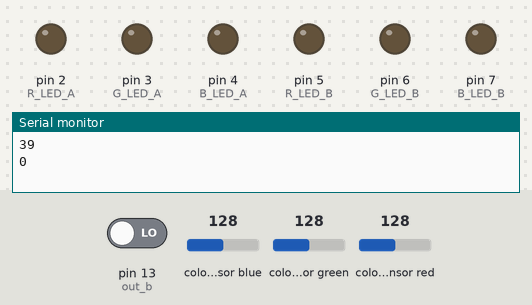
The sketch below on a simulated Arduino Uno, built with avr-gcc and run on an emulated ATmega328P. Parts: output pins drawn as LEDs (lit = HIGH), the last lines printed to the serial monitor. Wiring (inferred from the names in the program): TCS3200 colour sensor: output pin 12; S2 pin 10; S3 pin 11; S0 pin 8; S1 pin 9. The test bench sets the inputs (shaded band); at power-on: colour sensor blue 128, colour sensor green 128, pin 13 (out_b) LOW, colour sensor red 128. Pins used as bus, display or sensor lines are not drawn.

Above: at 1.2 s.
1.3 s: colour sensor blue set to 125
At 3.7 s:
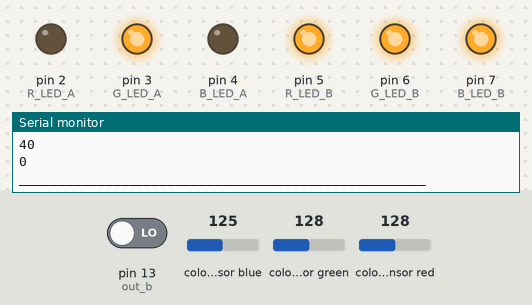
4.3 s: colour sensor blue set to 191
At 7.0 s:
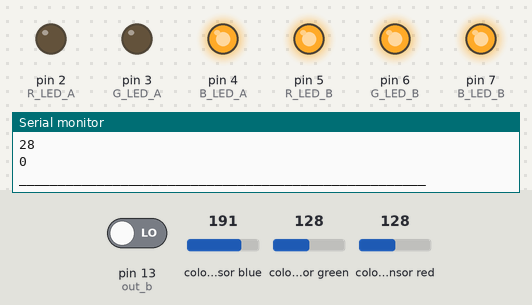
7.3 s: colour sensor blue set to 136
10.3 s: colour sensor blue set to 128
At 12.6 s:
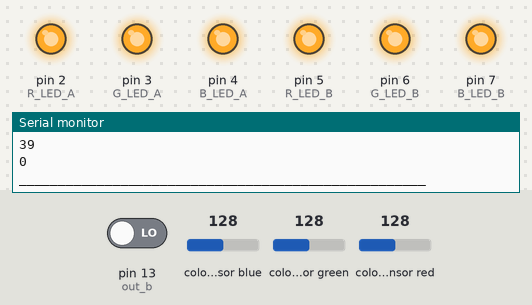
13.3 s: colour sensor blue set to 5
At 15.9 s:
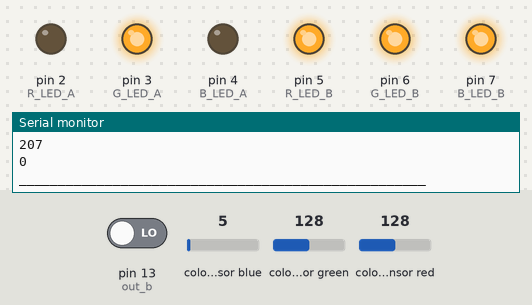
16.3 s: colour sensor green set to 123
At 19.2 s:
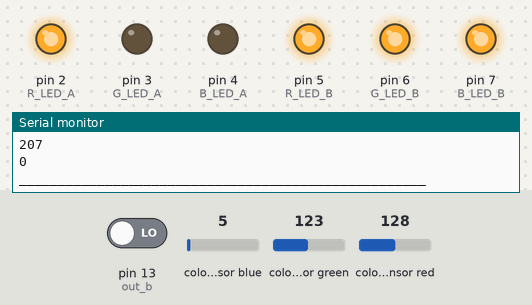
Timing chart, 0 to 20.3 s (numbered marks = the images above; inputs shaded):
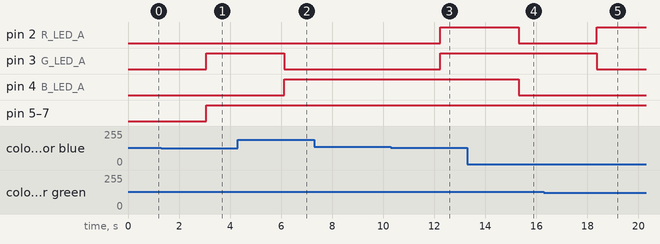

Measured:
- the behaviour switches between 128 and 127 on colour sensor blue (found by bisection; images 0 and 1)
- the behaviour switches between 132 and 131 on colour sensor blue (found by bisection; images 2 and 3)
- the behaviour switches between 128 and 127 on colour sensor green (found by bisection; images 4 and 5)
- after the input at 1.3 s, pin 2 (R_LED_A), pin 4 (B_LED_A): stays LOW (without the input it goes to HIGH after 1.8 s)
- after the input at 4.3 s, pin 3 (G_LED_A): HIGH → LOW after 1.8 s; pin 4 (B_LED_A): LOW → HIGH after 1.8 s
- after the input at 10.3 s, pin 2 (R_LED_A), pin 3 (G_LED_A): LOW → HIGH after 1.9 s
- after the input at 13.3 s, pin 2 (R_LED_A), pin 4 (B_LED_A): HIGH → LOW after 2.0 s
- after the input at 16.3 s, pin 2 (R_LED_A): LOW → HIGH after 2.1 s; pin 3 (G_LED_A): HIGH → LOW after 2.1 s

The sketch:

Two_Color_Sensor.ino
```cpp
/*
File:        Two_Color_Sensor.ino
Author:      Lukasz Janik
Date:        2025-03-26
Description:
  The code sets up a system with two color sensors.
     It reads the RGB values from each sensor and turns on the corresponding LED based on the detected color.
     The RGB values are also printed to the Serial monitor.
Version:     1.0
*/

//Sensor A pinout
#define s0 8
#define s1 9
#define s2 10
#define s3 11
#define out_a 12

//Sensor B's unique pin
#define out_b 13

//Sensor A LEDs
#define R_LED_A 2
#define G_LED_A 3
#define B_LED_A 4
#define R_LED_B 5
#define G_LED_B 6
#define B_LED_B 7

int  Red_A=0, Blue_A=0, Green_A=0;  //RGB values for Sensor A
int  Red_B=0, Blue_B=0, Green_B=0;  //RGB values for Sensor B

void setup()
{
   //Sensor pins
   pinMode(s0,OUTPUT);
   pinMode(s1,OUTPUT);
   pinMode(s2,OUTPUT);
   pinMode(s3,OUTPUT);
   pinMode(out_a,INPUT);
   pinMode(out_b,INPUT);

   //LED Pins
   pinMode(R_LED_A,OUTPUT);
   pinMode(G_LED_A,OUTPUT);
   pinMode(B_LED_A,OUTPUT);
   pinMode(R_LED_B,OUTPUT);
   pinMode(G_LED_B,OUTPUT);
   pinMode(B_LED_B,OUTPUT);

   //Starting
   Serial.begin(9600);
   digitalWrite(s0,HIGH);
   digitalWrite(s1,HIGH);

}

void loop(){

  GetColors();


  if ((Red_A<Blue_A) && (Red_A<Green_A)){ //Red Threshold
    digitalWrite(R_LED_A, HIGH);
    digitalWrite(G_LED_A, LOW);
    digitalWrite(B_LED_A, LOW);
  } else if (Green_A<Blue_A){
      if((Green_A<=Red_A) || (abs(Green_A-Red_A)<20)){ //Green Threshold
        digitalWrite(R_LED_A, LOW);
        digitalWrite(G_LED_A, HIGH);
        digitalWrite(B_LED_A, LOW);
      }
  } else if ((Blue_A<Red_A) && (Blue_A<Green_A)){ //Blue Threshold
    digitalWrite(R_LED_A, LOW);
    digitalWrite(G_LED_A, LOW);
    digitalWrite(B_LED_A, HIGH);
  } else {
    digitalWrite(R_LED_A, HIGH);
    digitalWrite(G_LED_A, HIGH);
    digitalWrite(B_LED_A, HIGH);
  }


  if ((Red_B<Blue_B) && (Red_B<Green_B)){ //Red Threshold
    digitalWrite(R_LED_B, HIGH);
    digitalWrite(G_LED_B, LOW);
    digitalWrite(B_LED_B, LOW);
  } else if (Green_B<Blue_B){
      if((Green_B<=Red_B) || (abs(Green_B-Red_B)<20)){ //Green Threshold
        digitalWrite(R_LED_B, LOW);
        digitalWrite(G_LED_B, HIGH);
        digitalWrite(B_LED_B, LOW);
      }
  } else if ((Blue_B<Red_B) && (Blue_B<Green_B)){ //Blue Threshold
    digitalWrite(R_LED_B, LOW);
    digitalWrite(G_LED_B, LOW);
    digitalWrite(B_LED_B, HIGH);
  } else {
    digitalWrite(R_LED_B, HIGH);
    digitalWrite(G_LED_B, HIGH);
    digitalWrite(B_LED_B, HIGH);
  }

  //delay(2000);

}

void GetScore(){
  /*
  when the color switches off of green
    if sensor A = sensor B
      add 3 to the color that was seen

    if sensor A != sensor B
      add 3 to both scoreboards
  */
}


//Sensor A Color readings
void GetColors()
{
  digitalWrite(s2, LOW);
  digitalWrite(s3, LOW);
  Red_A = pulseIn(out_a, digitalRead(out_a) == HIGH ? LOW : HIGH);
  Red_B = pulseIn(out_b, digitalRead(out_b) == HIGH ? LOW : HIGH);
  Serial.println(Red_A);
  Serial.println(Red_B);
  delay(20);
  digitalWrite(s2, HIGH);
  digitalWrite(s3, HIGH);
  Green_A = pulseIn(out_a,  digitalRead(out_a) == HIGH ? LOW : HIGH);
  Green_B = pulseIn(out_b,  digitalRead(out_b) == HIGH ? LOW : HIGH);
  Serial.println(Green_A);
  Serial.println(Green_B);
  delay(20);
  digitalWrite(s2, LOW);
  digitalWrite(s3, HIGH);
  Blue_A = pulseIn(out_a, digitalRead(out_a) == HIGH ? LOW  : HIGH);
  Blue_B = pulseIn(out_b, digitalRead(out_b) == HIGH ? LOW  : HIGH);
  Serial.println(Blue_A);
  Serial.println(Blue_B);
  Serial.println("____________________________________________________");
  delay(20);
}
```
